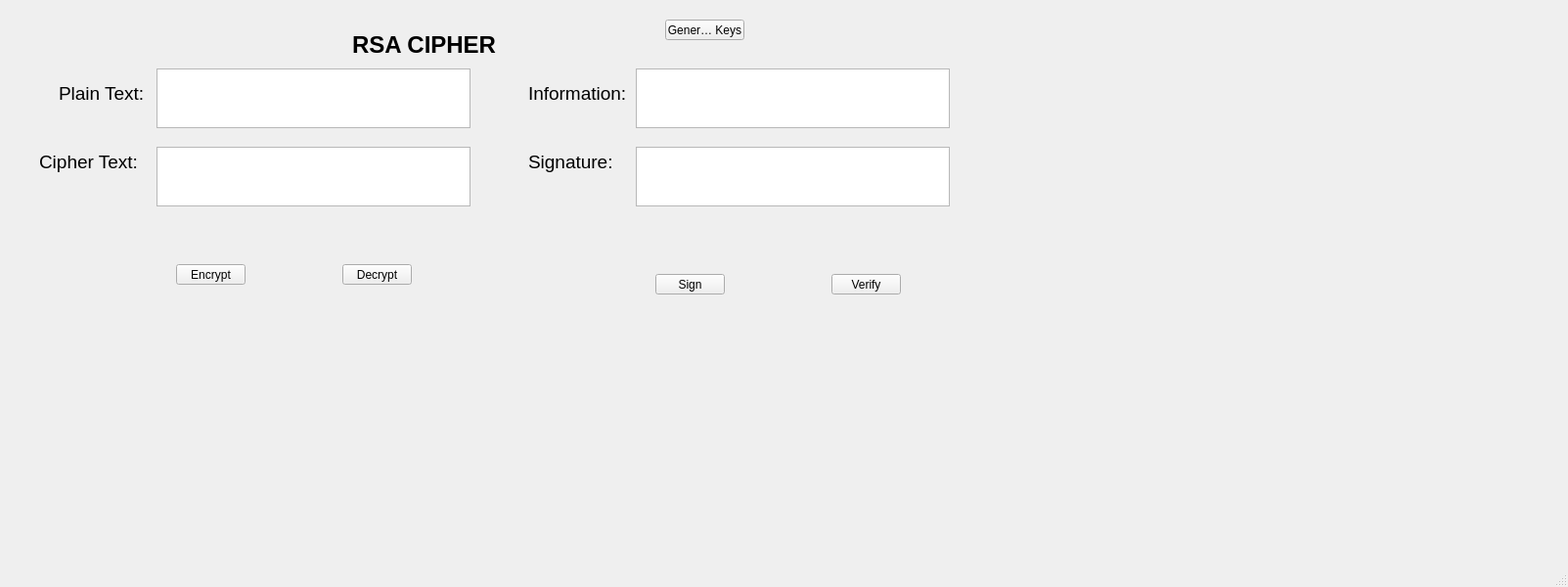
<?xml version="1.0" encoding="UTF-8"?>
<ui version="4.0">
 <class>MainWindow</class>
 <widget class="QMainWindow" name="MainWindow">
  <property name="geometry">
   <rect>
    <x>0</x>
    <y>0</y>
    <width>1603</width>
    <height>600</height>
   </rect>
  </property>
  <property name="windowTitle">
   <string>MainWindow</string>
  </property>
  <widget class="QWidget" name="centralwidget">
   <widget class="QLabel" name="label">
    <property name="geometry">
     <rect>
      <x>360</x>
      <y>10</y>
      <width>161</width>
      <height>71</height>
     </rect>
    </property>
    <property name="font">
     <font>
      <pointsize>18</pointsize>
      <weight>75</weight>
      <bold>true</bold>
     </font>
    </property>
    <property name="text">
     <string>RSA CIPHER</string>
    </property>
   </widget>
   <widget class="QLabel" name="label_2">
    <property name="geometry">
     <rect>
      <x>60</x>
      <y>80</y>
      <width>91</width>
      <height>31</height>
     </rect>
    </property>
    <property name="font">
     <font>
      <pointsize>14</pointsize>
     </font>
    </property>
    <property name="text">
     <string>Plain Text:</string>
    </property>
   </widget>
   <widget class="QLabel" name="label_3">
    <property name="geometry">
     <rect>
      <x>40</x>
      <y>150</y>
      <width>101</width>
      <height>31</height>
     </rect>
    </property>
    <property name="font">
     <font>
      <pointsize>14</pointsize>
     </font>
    </property>
    <property name="text">
     <string>Cipher Text:</string>
    </property>
   </widget>
   <widget class="QLabel" name="label_4">
    <property name="geometry">
     <rect>
      <x>540</x>
      <y>80</y>
      <width>111</width>
      <height>31</height>
     </rect>
    </property>
    <property name="font">
     <font>
      <pointsize>14</pointsize>
     </font>
    </property>
    <property name="text">
     <string>Information:</string>
    </property>
   </widget>
   <widget class="QLabel" name="label_5">
    <property name="geometry">
     <rect>
      <x>540</x>
      <y>150</y>
      <width>91</width>
      <height>31</height>
     </rect>
    </property>
    <property name="font">
     <font>
      <pointsize>14</pointsize>
     </font>
    </property>
    <property name="text">
     <string>Signature:</string>
    </property>
   </widget>
   <widget class="QPlainTextEdit" name="plaintext_txt">
    <property name="geometry">
     <rect>
      <x>160</x>
      <y>70</y>
      <width>321</width>
      <height>61</height>
     </rect>
    </property>
   </widget>
   <widget class="QPlainTextEdit" name="ciphertext_txt">
    <property name="geometry">
     <rect>
      <x>160</x>
      <y>150</y>
      <width>321</width>
      <height>61</height>
     </rect>
    </property>
   </widget>
   <widget class="QPlainTextEdit" name="information_txt">
    <property name="geometry">
     <rect>
      <x>650</x>
      <y>70</y>
      <width>321</width>
      <height>61</height>
     </rect>
    </property>
   </widget>
   <widget class="QPlainTextEdit" name="signature_txt">
    <property name="geometry">
     <rect>
      <x>650</x>
      <y>150</y>
      <width>321</width>
      <height>61</height>
     </rect>
    </property>
   </widget>
   <widget class="QToolButton" name="encrypt_btn">
    <property name="geometry">
     <rect>
      <x>180</x>
      <y>270</y>
      <width>71</width>
      <height>21</height>
     </rect>
    </property>
    <property name="text">
     <string>Encrypt</string>
    </property>
   </widget>
   <widget class="QToolButton" name="decrypt_btn">
    <property name="geometry">
     <rect>
      <x>350</x>
      <y>270</y>
      <width>71</width>
      <height>21</height>
     </rect>
    </property>
    <property name="text">
     <string>Decrypt</string>
    </property>
   </widget>
   <widget class="QToolButton" name="sign_btn">
    <property name="geometry">
     <rect>
      <x>670</x>
      <y>280</y>
      <width>71</width>
      <height>21</height>
     </rect>
    </property>
    <property name="text">
     <string>Sign</string>
    </property>
   </widget>
   <widget class="QToolButton" name="verify_btn">
    <property name="geometry">
     <rect>
      <x>850</x>
      <y>280</y>
      <width>71</width>
      <height>21</height>
     </rect>
    </property>
    <property name="text">
     <string>Verify</string>
    </property>
   </widget>
   <widget class="QToolButton" name="key_btn">
    <property name="geometry">
     <rect>
      <x>680</x>
      <y>20</y>
      <width>81</width>
      <height>21</height>
     </rect>
    </property>
    <property name="text">
     <string>Generate Keys</string>
    </property>
   </widget>
  </widget>
  <widget class="QMenuBar" name="menubar">
   <property name="geometry">
    <rect>
     <x>0</x>
     <y>0</y>
     <width>1603</width>
     <height>21</height>
    </rect>
   </property>
  </widget>
  <widget class="QStatusBar" name="statusbar"/>
 </widget>
 <resources/>
 <connections/>
</ui>
